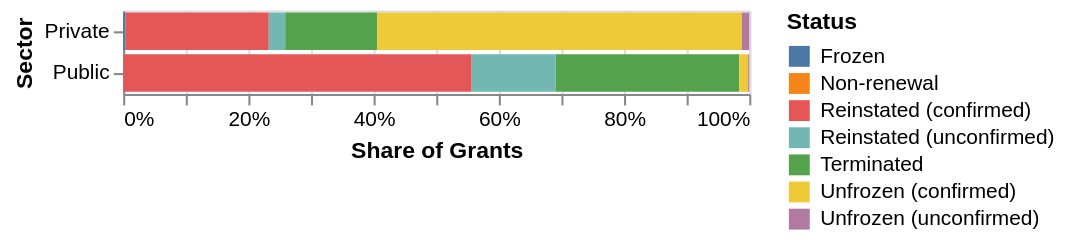

Notebook cell for this chart:
### Markdown cell above
Minority-serving institutions (Hispanic Serving, HBCU, Tribal/Native Serving) and public institutions were terminated at roughly double the rate of private institutions overall.

### 3. Public vs. private grant termination

### Code cell
def classify(row):
    if row['Public'] == 1:
        return 'Public'
    elif row['Private'] == 1:
        return 'Private'
    return 'Other/Unknown'

nih_merged2_with_traits['org_sector'] = nih_merged2_with_traits.apply(classify, axis=1)

sector_status = nih_merged2_with_traits[nih_merged2_with_traits['org_sector'] != 'Other/Unknown'].groupby(
    ['org_sector', 'detailed_status']
).size().reset_index(name='count')

sector_totals = nih_merged2_with_traits.groupby('org_sector').size()
sector_status['pct'] = sector_status.apply(lambda r: r['count'] / sector_totals[r['org_sector']], axis=1)

chart = alt.Chart(sector_status).mark_bar().encode(
    x=alt.X('pct:Q', axis=alt.Axis(format='%'), title='Share of Grants', stack='normalize'),
    y=alt.Y('org_sector:N', title='Sector'),
    color=alt.Color('detailed_status:N', title='Status'),
    tooltip=['org_sector', 'detailed_status', 'count', alt.Tooltip('pct:Q', format='.1%')]
)
chart

### Figure 1 — Vega-Lite specification as saved in the notebook (floating-point values rounded to 4 significant figures)
{"config": {"view": {"continuousWidth": 300, "continuousHeight": 300}}, "data": {"name": "data-da0b152d97eab2c29da59ba39adc2e8f"}, "mark": {"type": "bar"}, "encoding": {"color": {"field": "detailed_status", "title": "Status", "type": "nominal"}, "tooltip": [{"field": "org_sector", "type": "nominal"}, {"field": "detailed_status", "type": "nominal"}, {"field": "count", "type": "quantitative"}, {"field": "pct", "format": ".1%", "type": "quantitative"}], "x": {"axis": {"format": "%"}, "field": "pct", "stack": "normalize", "title": "Share of Grants", "type": "quantitative"}, "y": {"field": "org_sector", "title": "Sector", "type": "nominal"}}, "$schema": "https://vega.github.io/schema/vega-lite/v6.4.1.json", "datasets": {"data-da0b152d97eab2c29da59ba39adc2e8f": [{"org_sector": "Private", "detailed_status": "Frozen", "count": 14, "pct": 0.003796}, {"org_sector": "Private", "detailed_status": "Non-renewal", "count": 1, "pct": 0.0002711}, {"org_sector": "Private", "detailed_status": "Reinstated (confirmed)", "count": 843, "pct": 0.2286}, {"org_sector": "Private", "detailed_status": "Reinstated (unconfirmed)", "count": 97, "pct": 0.0263}, {"org_sector": "Private", "detailed_status": "Terminated", "count": 542, "pct": 0.147}, {"org_sector": "Private", "detailed_status": "Unfrozen (confirmed)", "count": 2148, "pct": 0.5824}, {"org_sector": "Private", "detailed_status": "Unfrozen (unconfirmed)", "count": 43, "pct": 0.01166}, {"org_sector": "Public", "detailed_status": "Frozen", "count": 1, "pct": 0.0005967}, {"org_sector": "Public", "detailed_status": "Reinstated (confirmed)", "count": 932, "pct": 0.5561}, {"org_sector": "Public", "detailed_status": "Reinstated (unconfirmed)", "count": 225, "pct": 0.1342}, {"org_sector": "Public", "detailed_status": "Terminated", "count": 491, "pct": 0.293}, {"org_sector": "Public", "detailed_status": "Unfrozen (confirmed)", "count": 24, "pct": 0.01432}, {"org_sector": "Public", "detailed_status": "Unfrozen (unconfirmed)", "count": 3, "pct": 0.00179}]}}
